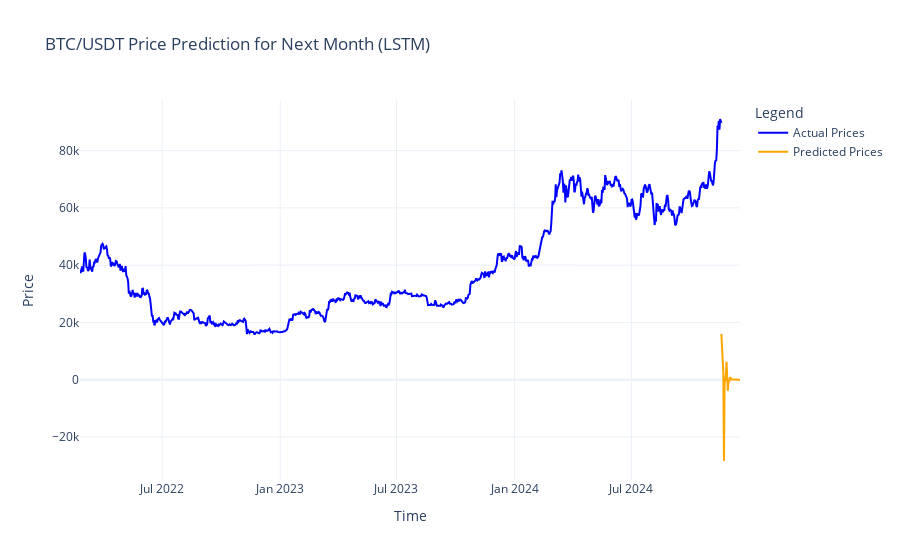

Write notebook code for a chart like this one.
### Code cell
from keras.optimizers import Adagrad
lag = 10
X, y = create_lagged_features(btc_df['close'].values, lag)
X = X.reshape((X.shape[0], X.shape[1], 1))

model = Sequential([
    LSTM(12, activation='relu', input_shape=(X.shape[1], X.shape[2])),
    Dense(1)
])
model.compile(optimizer=Adagrad(0.01), loss='mse')
model.fit(X, y, epochs=10, batch_size=32, verbose=1)

forecast_steps = 30
forecast_input = btc_df['close'].values[-lag:]
forecast_input = forecast_input.reshape((1, lag, 1))

predictions = []
for _ in range(forecast_steps):
    pred = model.predict(forecast_input)
    predictions.append(pred[0, 0])
    forecast_input = np.roll(forecast_input, -1, axis=1)
    forecast_input[0, -1, 0] = pred

start_time = btc_df.index[-1]
pred_index = [ str(ele) for ele in pd.date_range(start=start_time, periods=forecast_steps, freq='D') ]

fig = go.Figure()

fig.add_trace(go.Scatter(
    x=btc_df.index,
    y=btc_df['close'],
    mode='lines',
    name='Actual Prices',
    line=dict(color='blue')
))

fig.add_trace(go.Scatter(
    x=pred_index,
    y=predictions,
    mode='lines',
    name='Predicted Prices',
    line=dict(color='orange')
))

fig.update_layout(
    title='BTC/USDT Price Prediction for Next Month (LSTM)',
    xaxis_title='Time',
    yaxis_title='Price',
    legend=dict(title='Legend'),
    template='plotly_white'
)

fig.show()

### Figure 1 — Plotly figure (JSON) as saved in the notebook; plotly's stock layout.template omitted (floating-point values rounded to 4 significant figures; data arrays with more than 128 entries replaced by an {"elided": "..."} marker saying what was removed)
{"data": [{"line": {"color": "blue"}, "mode": "lines", "name": "Actual Prices", "type": "scatter", "x": {"elided": "1000 str values"}, "y": {"elided": "1000 float values"}}, {"line": {"color": "orange"}, "mode": "lines", "name": "Predicted Prices", "type": "scatter", "x": ["2024-11-18 01:59:59.999000", "2024-11-19 01:59:59.999000", "2024-11-20 01:59:59.999000", "2024-11-21 01:59:59.999000", "2024-11-22 01:59:59.999000", "2024-11-23 01:59:59.999000", "2024-11-24 01:59:59.999000", "2024-11-25 01:59:59.999000", "2024-11-26 01:59:59.999000", "2024-11-27 01:59:59.999000", "2024-11-28 01:59:59.999000", "2024-11-29 01:59:59.999000", "2024-11-30 01:59:59.999000", "2024-12-01 01:59:59.999000", "2024-12-02 01:59:59.999000", "2024-12-03 01:59:59.999000", "2024-12-04 01:59:59.999000", "2024-12-05 01:59:59.999000", "2024-12-06 01:59:59.999000", "2024-12-07 01:59:59.999000", "2024-12-08 01:59:59.999000", "2024-12-09 01:59:59.999000", "2024-12-10 01:59:59.999000", "2024-12-11 01:59:59.999000", "2024-12-12 01:59:59.999000", "2024-12-13 01:59:59.999000", "2024-12-14 01:59:59.999000", "2024-12-15 01:59:59.999000", "2024-12-16 01:59:59.999000", "2024-12-17 01:59:59.999000"], "y": [16020.0, 10190.0, 7136.0, 2605.0, -28360.0, -192.1, -253.7, 2046.0, 6313.0, 1408.0, -3859.0, -1035.0, -673.4, 339.5, 923.0, 105.0, 68.74, 44.72, 22.43, -37.45, -1.651, 0.4524, 64.56, 67.96, 11.69, 4.962, 1.12, -0.1666, 1.863, 4.96]}], "layout": {"legend": {"title": {"text": "Legend"}}, "title": {"text": "BTC/USDT Price Prediction for Next Month (LSTM)"}, "xaxis": {"title": {"text": "Time"}}, "yaxis": {"title": {"text": "Price"}}}}
